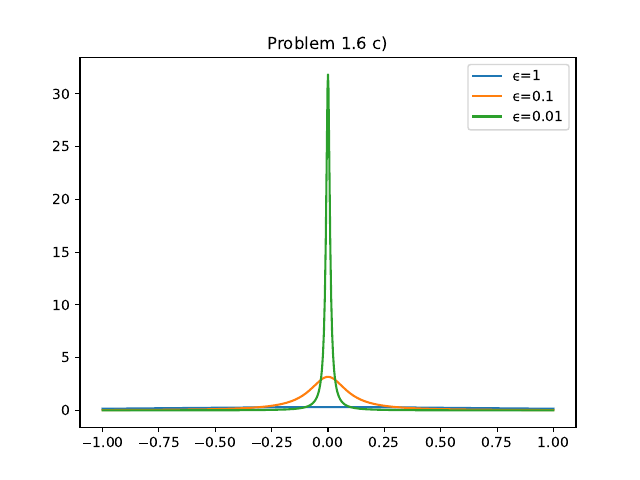

Python code for this plot:
import numpy as np
import matplotlib.pyplot as plt
π = np.pi
ϵ = [1, 0.1, 0.01]

def δ(x, ϵ):
    return 1/π * ϵ/(ϵ**2 + x**2)

for n in ϵ:
    x = np.linspace(-1, 1, 1001)
    plt.plot(x, δ(x, n), label=f"ϵ={n}")
    plt.legend()

plt.title("Problem 1.6 c)")
plt.savefig("E_1.6.pdf")
plt.show()